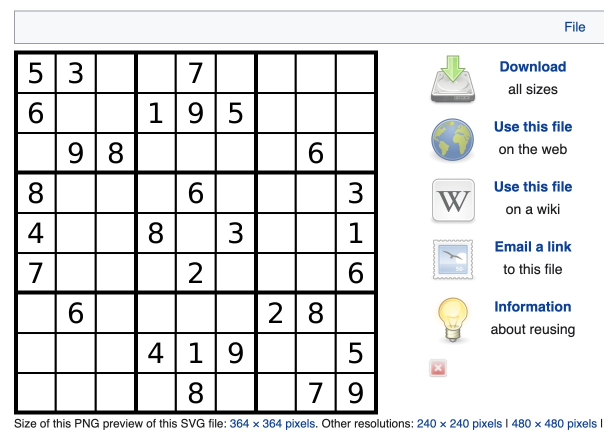
#> input picture tests/test_images/sudoku-wiki.jpg, 1208 x 870 px (shown at 1/2 size)
$ python sudoku_ocr.py
#> lines starting #> are read from the running program, lines starting #| are printed output that depends on the picture; after the words box and inside, x2 and y2 are one past the last pixel; in counts of white or black regions, pixels touching at a corner belong together
import os
import cv2
import numpy as np
import pytesseract
from PIL import Image

test_images_dir = os.path.join(os.path.dirname(__file__)).replace("app/ocr", "tests/test_images/")
ocr_words_file = os.path.join(os.path.dirname(__file__)) + "/ocr_words.txt"
test_image = os.path.join(test_images_dir, "sudoku-wiki.jpg")
#test_image = os.path.join(test_images_dir, "distorted-sudoku.jpg")

verbose = False

# Load the Sudoku image
img = cv2.imread(test_image)
#> img is the input picture: shape (870, 1208, 3); mean B, G, R 227, 226.3, 225.5

# Convert the image to grayscale
gray = cv2.cvtColor(img, cv2.COLOR_BGR2GRAY)
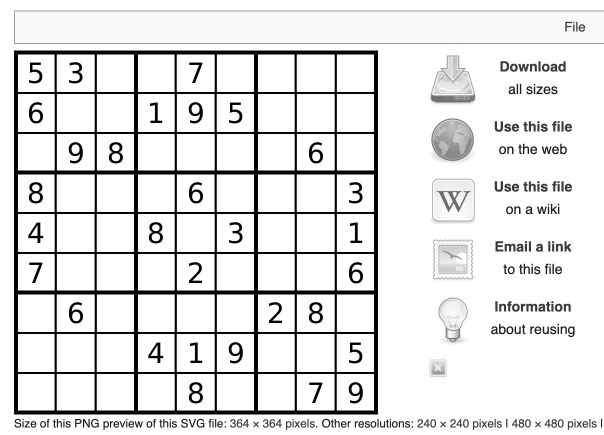
#> gray: shape (870, 1208) (shown at 1/2 size); min 0, max 255, mean 226.1

# Apply thresholding to create a binary image
thresh = cv2.adaptiveThreshold(gray, 255, cv2.ADAPTIVE_THRESH_GAUSSIAN_C, cv2.THRESH_BINARY_INV, 11, 2)
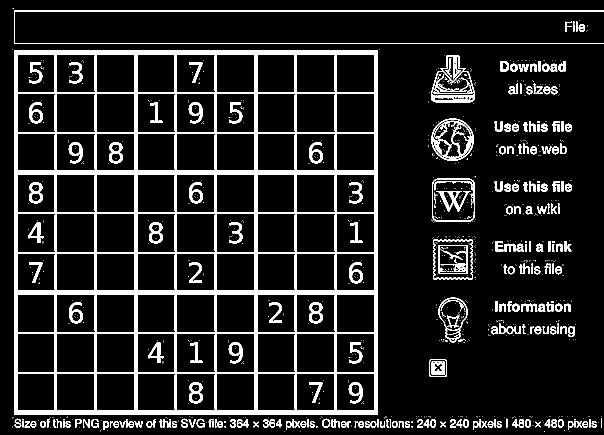
#> thresh: shape (870, 1208) (shown at 1/2 size); 12.4% white; 1151 white regions (904 under 20 px)

# Find the largest contour (assumed to be the Sudoku grid) and extract its corners
contours, _ = cv2.findContours(thresh, cv2.RETR_EXTERNAL, cv2.CHAIN_APPROX_SIMPLE)
#> contours = 658 contours, 469 with area under 20; largest, box (x1, y1, x2, y2) and area: (28, 101, 756, 829) 528529, (864, 357, 950, 443) 7104, (866, 479, 946, 559) 6040, (862, 111, 950, 205) 5676, (863, 237, 948, 322) 5568
contours = sorted(contours, key=cv2.contourArea, reverse=True)[:1]
#> contours = [[[28, 101], [28, 828], [755, 828], [755, 101]]]
approx = cv2.approxPolyDP(contours[0], 0.05 * cv2.arcLength(contours[0], True), True)
#> approx = [[28, 101], [28, 828], [755, 828], [755, 101]]
pts1 = np.float32([approx[0][0], approx[1][0], approx[2][0], approx[3][0]])
#> pts1 = [[28, 101], [28, 828], [755, 828], [755, 101]]

# Apply perspective transformation to warp the grid into a rectangular shape
pts2 = np.float32([[0, 0], [0, 450], [450, 450], [450, 0]])
M = cv2.getPerspectiveTransform(pts1, pts2)
#> M = [[0.619, 2.5e-18, -17.33], [-1.37e-16, 0.619, -62.52], [-1.52e-19, -5.43e-21, 1]]
warped = cv2.warpPerspective(img, M, (450, 450))
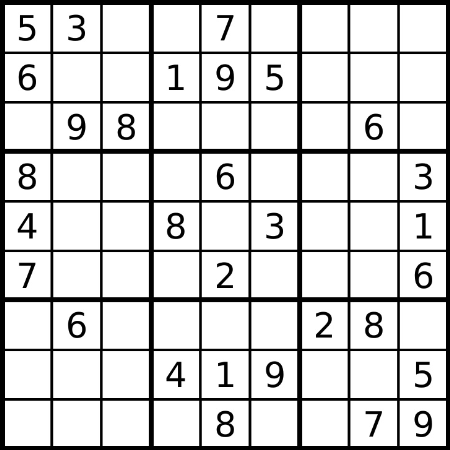
#> warped: shape (450, 450, 3); min 0, max 255, mean 210.7

# Show the original and warped images
if verbose:
    cv2.imshow("Original", img)
    cv2.imshow("Warped", warped)
    cv2.waitKey(0)
    cv2.destroyAllWindows()

# Divide the image into squares
square_size = warped.shape[0] // 9
#> square_size = 50
squares = [[warped[y:y+square_size, x:x+square_size] for x in range(0, warped.shape[0], square_size)] for y in range(0, warped.shape[0], square_size)]
#> squares = 9 items

# Crop the middle square of each cell
squares = [[square[5:-5, 5:-5] for square in row] for row in squares]

# Show the squares as subplots
if verbose:
    import matplotlib.pyplot as plt
    fig, axs = plt.subplots(9, 9, figsize=(9, 9))
    for i in range(9):
        for j in range(9):
            axs[i, j].imshow(squares[i][j])
            axs[i, j].axis('off')
    plt.show()

# OCR each square
digits = []
for row in squares:
    row_digits = []
    for square in row:
        # Convert the image to grayscale
        gray = cv2.cvtColor(square, cv2.COLOR_BGR2GRAY)

        # Apply thresholding to create a binary image
        thresh = cv2.adaptiveThreshold(gray, 255, cv2.ADAPTIVE_THRESH_GAUSSIAN_C, cv2.THRESH_BINARY_INV, 11, 2)

        # Apply dilation to connect the broken lines
        kernel = np.ones((2, 2), np.uint8)
        thresh = cv2.dilate(thresh, kernel, iterations=1)

        # Find the contours
        contours, _ = cv2.findContours(thresh, cv2.RETR_EXTERNAL, cv2.CHAIN_APPROX_SIMPLE)
        if len(contours) == 0:
            row_digits.append(0)
            continue

        # Find the largest contour and extract the digit
        contours = sorted(contours, key=cv2.contourArea, reverse=True)[:1]
        x, y, w, h = cv2.boundingRect(contours[0])
        digit = thresh[y:y+h, x:x+w]

        # If no digit was found, but a contour was detected retry with a larger kernel
        if digit.size == 0:
            kernel = np.ones((4, 4), np.uint8)
            thresh = cv2.dilate(thresh, kernel, iterations=1)
            contours, _ = cv2.findContours(thresh, cv2.RETR_EXTERNAL, cv2.CHAIN_APPROX_SIMPLE)
            contours = sorted(contours, key=cv2.contourArea, reverse=True)[:1]
            x, y, w, h = cv2.boundingRect(contours[0])
            digit = thresh[y:y+h, x:x+w]

        # show the digit
        if verbose:
            cv2.imshow("Digit", digit)
            cv2.waitKey(0)

        # Resize the digit to 28x28 pixels
        # resized_digit = cv2.resize(digit, (28, 28), interpolation=cv2.INTER_AREA)

        # Apply OCR
#> (the run stopped early here; a loop or call above may not have finished)
